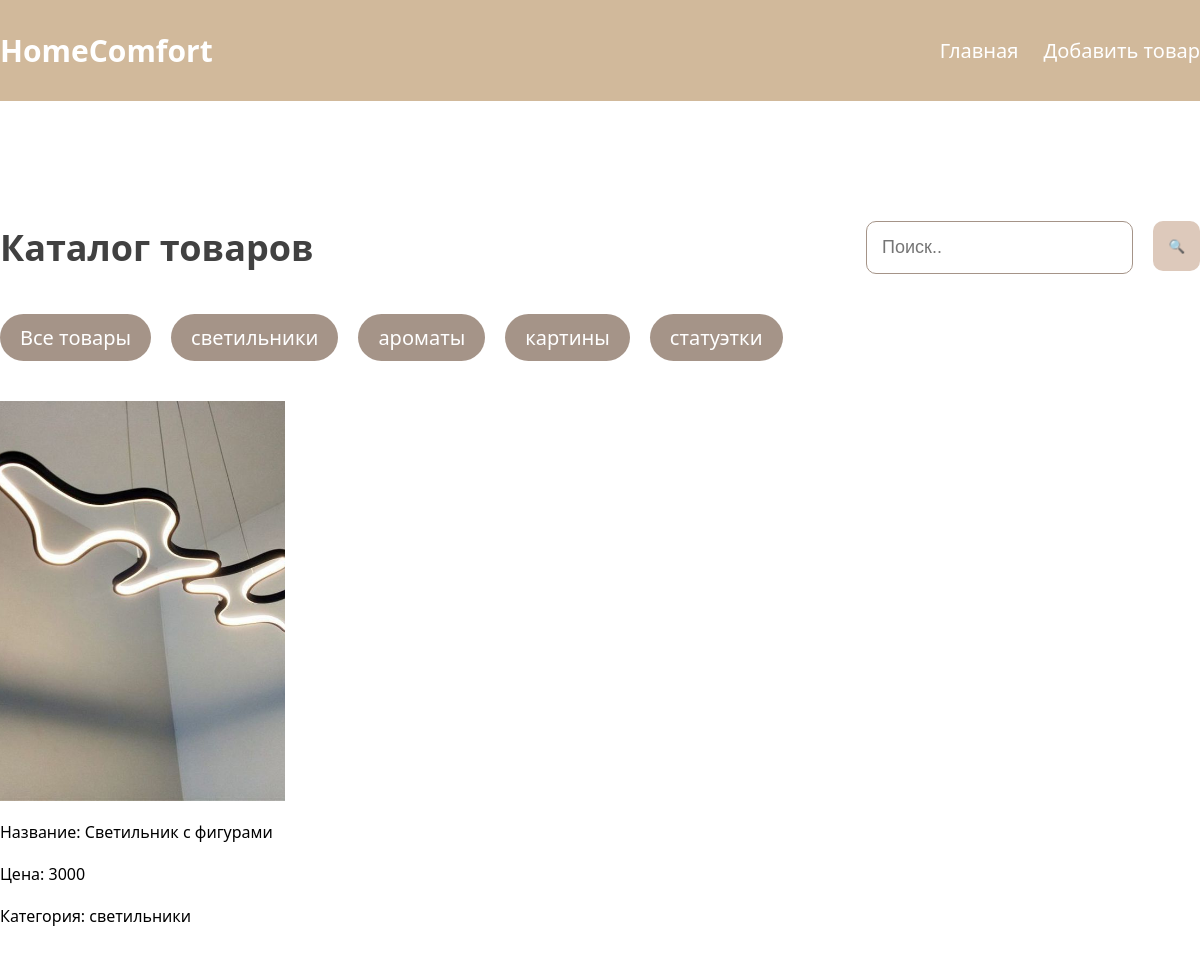
The app's page /?page=home&cat=1 with its own data.
### tables this page shows
CREATE TABLE `category` (
  `id` int(255) NOT NULL,
  `name` varchar(1000) NOT NULL
);

CREATE TABLE `tovars` (
  `id` int(255) NOT NULL,
  `name` varchar(1000) NOT NULL,
  `price` varchar(1000) NOT NULL,
  `img` varchar(1000) NOT NULL,
  `id_category` int(255) NOT NULL
);

### pages/home.php (the view, shortened to what this page needs)
<div class="catalog container">
    <div class="title-search">
        <h2>Каталог товаров</h2>
        <form method="post" class="search" name="search">
            <input type="text" class="input-search" name="name" placeholder="Поиск.." value="<? if (isset($_POST['search'])) echo $_POST['name'] ?>">
            <input type="submit" value="🔍" name="search" class="btn-search">
        </form>
    </div>
    <div class="category">
        <a href="?page=home">Все товары</a>
        <?
        $sql = "SELECT * FROM `category`";
        $res_cat = $connect->query($sql);
        foreach ($res_cat as $cat) { ?>
            <a href="?page=home&cat=<?= $cat['id'] ?>"><?= $cat['name'] ?></a>
        <? } ?>
    </div>
    <div class="cards">
        <?php
        $dopSql = "";
        if (isset($_GET['cat'])) {
            $cat_id = $_GET['cat'];
            $dopSql .= (empty($dopSql) ? "WHERE " : "AND ") . "id_category = $cat_id";
        }
        $sql = "SELECT * FROM `tovars` $dopSql";
        $result = $connect->query($sql);
        if ($res == 0) { ?>
        <? }
        foreach ($result as $tovar) {
            $id = $tovar['id'] ?>
            <div class="card">
                <img src="<?= $tovar['img'] ?>" alt="img">
                <p>Название: <?= $tovar['name'] ?></p>
                <p>Цена: <?= $tovar['price'] ?></p>
                <?
                $id_cat = $tovar['id_category'];
                $sql = "SELECT * FROM `category` WHERE `id`='$id_cat'";
                $res_cat = $connect->query($sql)->fetch(2);
                ?>
                <p>Категория: <?= $res_cat['name'] ?></p>
            </div>
        <? }
        ?>
    </div>
</div>

### assets/css/style.css (style rules this page uses)
* { box-sizing: border-box; margin: 0; padding: 0; list-style: none; text-decoration: none; }
body { font-family: system-ui, -apple-system, BlinkMacSystemFont, 'Segoe UI', Roboto, Oxygen, Ubuntu, Cantarell, 'Open Sans', 'Helvetica Neue', sans-serif; }
.container { width: 1200px; margin: 0 auto; }
.catalog { padding: 120px 0; display: flex; flex-direction: column; gap: 40px; }
.catalog h2 { font-size: 36px; color: #414141; }
.title-search { display: flex; justify-content: space-between; align-items: center; }
.cards { display: flex; flex-wrap: wrap; gap: 20px; }
.card { width: 285px; display: flex; flex-direction: column; gap: 20px; }
.card img { height: 400px; object-fit: cover; }
.input-search { width: 100%; padding: 15px; border: 1px solid #a59488; border-radius: 10px; font-size: 18px; outline-color: #806756; color: #414141; }
.btn-search { width: 50px; height: 50px; background-color: #ddc9bb; border: none; padding: 0 15px; border-radius: 10px; }
.category { display: flex; gap: 20px; }
.category a { font-size: 20px; padding: 10px 20px; border-radius: 30px; background-color: #a59488; color: #fff; }
.catalog form { display: flex; gap: 20px; }

### records on screen
category: name "светильники"
category: name "ароматы"
category: name "картины"
category: name "статуэтки"
tovars: img (picture), name "Светильник с фигурами", price "3000", id_category.name "светильники"
